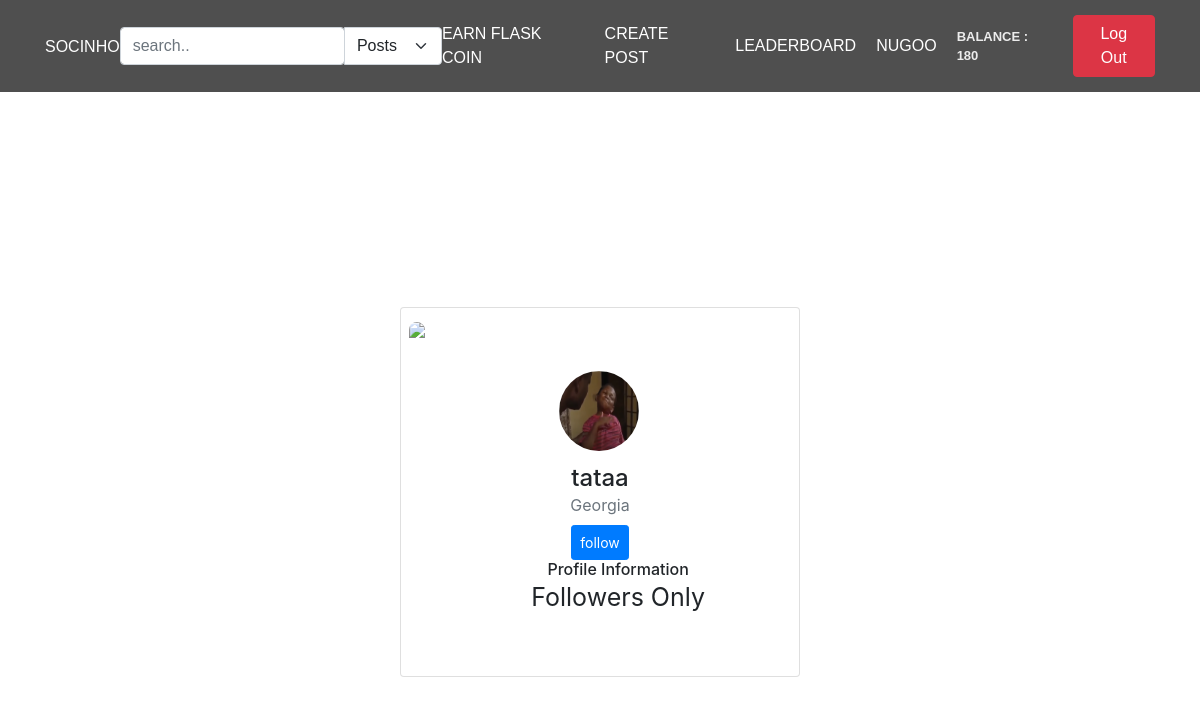
The app's page /users-profile/2 (signed in), older data.
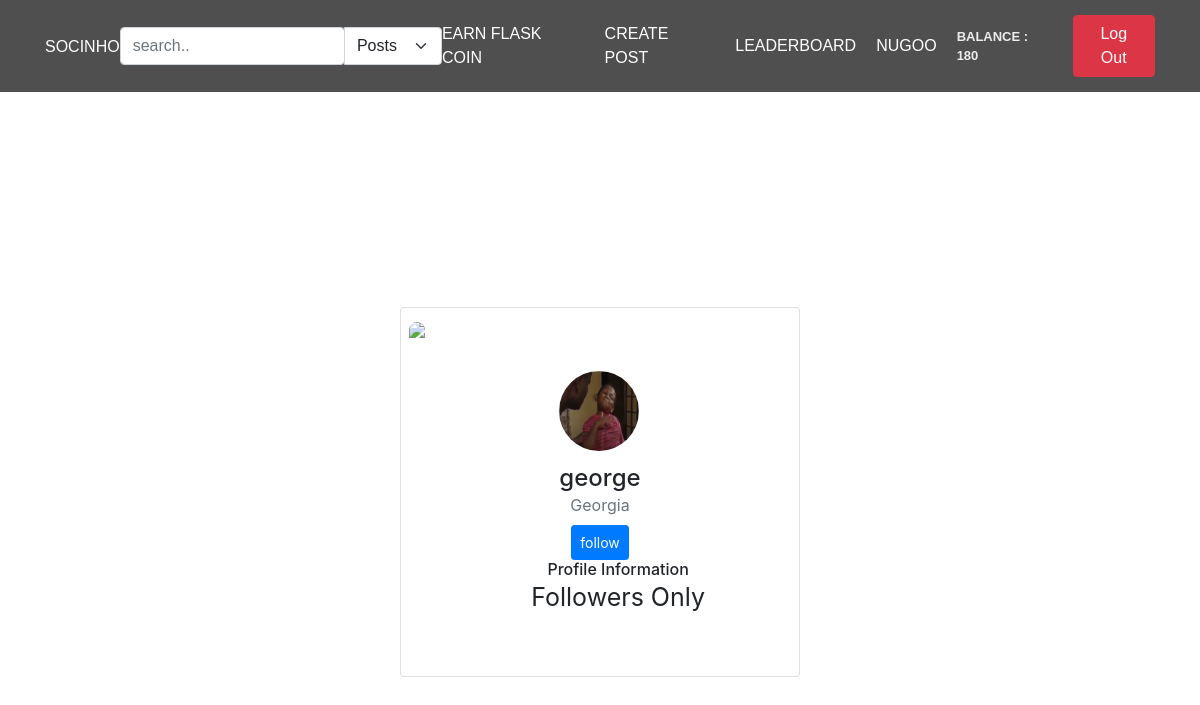
The same page, newer data.
### app/main/models.py (models this page shows, shortened)
class User(db.Model, UserMixin):
    id = db.Column(db.Integer, primary_key=True)
    username = db.Column(db.String(80), unique=True)
    email = db.Column(db.String(50), nullable=False)
    password = db.Column(db.String(50), nullable=False)
    user_image = db.Column(db.String(80), default='static/pfp/default.png')
    flask_coin = db.Column(db.Integer, default=100)
    privacy = db.Column(db.String(50), default='public')

### app/main/views.py (the view)
@main_bp.route('/users-profile/<int:user_id>', methods=['GET', 'POST'])
@login_required
def users_profile(user_id):
    if user_id == current_user.id:
        return redirect(url_for('main.user_profile'))
    user = User.query.filter_by(id=user_id).first()
    if not user:
        return redirect(url_for('main.index'))
    current_user_following = Follow.query.filter_by(following_from_id=current_user.id, following_to_id=user_id, following_status='active').first()
    user_posts = Post.query.filter(Post.user_id == user_id, Post.post_type != 'anonym').all()
    user_liked_posts = Like.query.filter_by(user_id=user_id, like_status='active').all()
    user_followers = Follow.query.filter_by(following_to_id=user_id, following_status='active').all()
    user_followers_ids = [user_follower.following_from_id for user_follower in user_followers]
    user_following = Follow.query.filter_by(following_from_id=user_id, following_status='active').all()
    user_liked_it_posts = []
    for post in user_posts:
        like_to_currents_post = Like.query.filter_by(post_id=post.id, like_status='active').all()
        if like_to_currents_post:
            user_liked_it_posts.append(like_to_currents_post)
    return render_template('users-profile.html', user=user, user_posts=user_posts,
                           user_liked_posts=user_liked_posts, user_followers=user_followers,
                           user_following=user_following, user_liked_it_posts=user_liked_it_posts,
                           current_user_following=current_user_following, user_followers_ids=user_followers_ids)

### app/main/views.py (called while the page is built)
@login_manager.user_loader
def load_user(user_id):
    return User.query.get(user_id)

### app/main/templates/users-profile.html (shortened to what this page needs)
{% extends "main.html" %}
{% block content %}
<div class="containerr d-flex justify-content-center align-items-center">
             <div class="card">
              <div class="upper">
                <img src="https://i.imgur.com/Qtrsrk5.jpg" class="img-fluid">
              </div>
              <div class="user text-center">
                <div class="profile">
                  <img src="{{user.user_image}}" class="rounded-circle" width="80">
                </div>
              </div>
              <div class="mt-5 text-center">
                <h4 class="mb-0">{{ user.username }}</h4>
                <span class="text-muted d-block mb-2">Georgia</span>
                {% if not current_user_following %}
                <form action="{{ url_for( 'main.following', user_id=user.id ) }}" method="post">
                    <button class="btn btn-primary btn-sm follow">follow</button>
                </form>
                {% else %}
                 <form action="{{ url_for( 'main.following', user_id=user.id ) }}" method="post">
                    <input type="hidden" name="csrf_token" value="{{ csrf_token() }}">
                    <input type="hidden" name="follow_status" value="unfollow">
                    <button class="btn btn-danger">Unfollow</button>
                </form>
                {% endif %}
              {% if user.privacy == 'public' or (current_user.id in user_followers_ids and user.privacy == 'followers') %}
                <div class="d-flex justify-content-between align-items-center mt-10 px-10">
                  <div class="stats">
                    <h6 class="mb-0">Followers</h6>
                    <span>{{user_followers|length}}</span>
                  </div>
                  <div class="stats">
                    <h6 class="mb-0">Following</h6>
                    <span>{{user_following|length}}</span>
                  </div>
                  <div class="stats">
                    <h6 class="mb-0">Posts</h6>
                    <span>{{ user_posts|length }}</span>
                  </div>
                  <div class="stats">
                    <h6 class="mb-0">Liked Posts</h6>
                    <span>{{ user_liked_posts|length }}</span>
                  </div>
                  <div class="stats">
                    <h6 class="mb-0">Likes On Posts</h6>
                    <span>{{ user_liked_it_posts|length }}</span>
                  </div>
                </div>
                {% else %}
                <div class="d-flex justify-content-between align-items-center mt-10 px-10">
                  <div class="stats pfp-info">
                    <h6 class="mb-0">Profile Information</h6>
                    <span>Followers Only</span>
                  </div>
                {% endif %}
              </div>
             </div>
           </div>
{% endblock content %}

### app/main/templates/main.html (shortened to what this page needs)
<!DOCTYPE html>
<html lang="en">
<head>
    <link rel="stylesheet" href="https://cdn.jsdelivr.net/npm/bootstrap@5.0.0-alpha1/dist/css/bootstrap.min.css">
    <link rel="stylesheet" href="{{ url_for('static', filename='style.css') }}">
    <link rel="stylesheet" href="https://cdn.jsdelivr.net/npm/bootstrap@4.3.1/dist/css/bootstrap.min.css">
</head>
<body>
    <header class="main-header">
        <div class="container">
            <h2 class="socinho" >SOCINHO</h2>
            {% if current_user.is_authenticated %}
                <form action="{{ url_for('main.search') }}" method="post">
                    <div class="input-group">
                        <input  type="search" class="form-control rounded" placeholder="search.." aria-label="Search" aria-describedby="search-addon" name="search" required />
                        <select class="form-select" aria-label="Default select example" onchange="this.form.submit()" name="search_filter">
                            <option value="posts" >Posts</option>
                        </select>
                    </div>
                </form>
            {% endif %}
            <nav class="main-navigation">
                <li><a href="{{ url_for('main.play_for_earn') }}">Earn Flask Coin </a></li>
                {% if current_user.username %}
                    <li><a href="/create-post" data-toggle="modal" data-target="#mymodal">Create Post</a></li>
                    <li><a href="/leaderboard">Leaderboard</a></li>
                    <li><a href="{{ url_for('main.user_profile') }}">{{current_user.username}}</a></li>
                    <li><p class="balance" style="margin: 0">Balance : {{ current_user.flask_coin }}</p>
                {% endif %}
            </nav>
            <div>
                {% if current_user.username %}
                    <li>
                        <form action="{{ url_for('main.logout') }}">
                            <button name="submit" type="submit" class="btn btn-danger">Log Out</button>
                        </form>
                    </li>
                {% endif %}
            </div>
        </div>
    </header>
    {% block content %}
    {% endblock %}
</body>
</html>

### app/main/static/style.css (style rules this page uses)
body { background-color: #000; }
.card { width: 400px; border:none; }
body { background-color: rgb(156, 205, 226); }
li { list-style-type: none; }
.main-header { top: 0; padding: 15px; width: 100%; background-color: rgba(35, 35, 35, 0.8); z-index: 11; }
.main-header .container { font-family: "Source Sans Pro Bold", sans-serif; display: flex; align-items: center; justify-content: space-between; text-transform: uppercase; }
.main-header .container h2 { font-size: 16px; color: white; }
.main-header .container .main-navigation { transition: 1s height; text-transform: uppercase; display: flex; align-items: center; }
.main-header .container .main-navigation li { width: fit-content; margin-right: 20px; padding: 0; }
.main-header .container .main-navigation li a { font-size: 16px; color: white; -webkit-transition: 0.3s; -moz-transition: 0.3s; -o-transition: 0.3s; transition: 0.3s; }
.containerr { max-width: 400px; width: 100%; margin: 0 auto; position: relative; }
.balance { font-size: 13px; font-weight: bold; color: #ececec; }
body { background-color:#545454; font-family: "Poppins", sans-serif; font-weight: 300; }
.containerr { height: 100vh; }
.card { width: 400px; border: none; border-radius: 15px; padding: 8px; background-color: #fff; position: fixed; height: 370px; }
.upper { height: 100px; }
.upper img { width: 100%; border-top-left-radius: 10px; border-top-right-radius: 10px; }
.user { position: relative; }
.profile img { height: 80px; width: 80px; margin-top:2px; }
.profile { position: absolute; top:-50px; left: 38%; height: 90px; width: 90px; border:3px solid #fff; border-radius: 50%; }
.follow { border-radius: 15px; padding-left: 20px; padding-right: 20px; height: 35px; }
.stats span { font-size: 25px; }
.pfp-info { margin-left: 32%; }
.rounded { width: 55% !important; }
.socinho { margin-top: 10px; }

Row changes from the older to the newer data that the page shows:
changed User: username "tataa" → "george"
